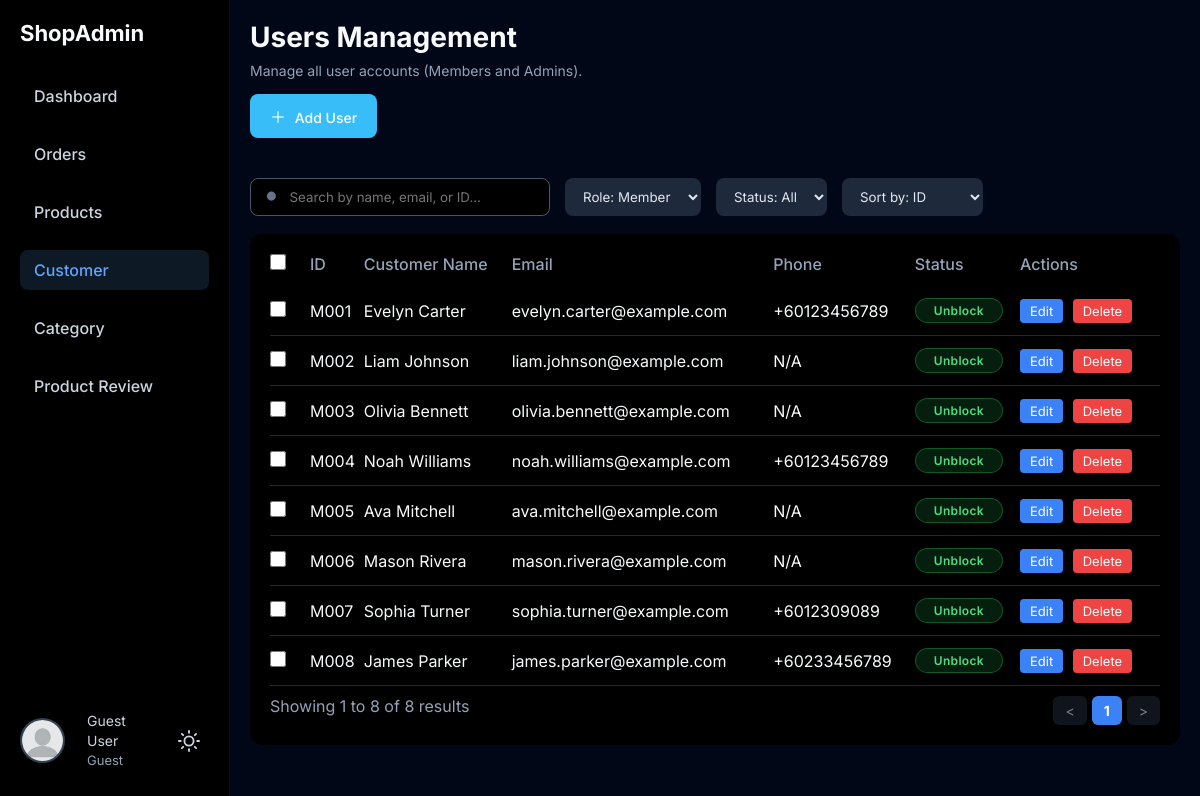
Page /pages/admin/adminCustomer.php on the earlier database version.
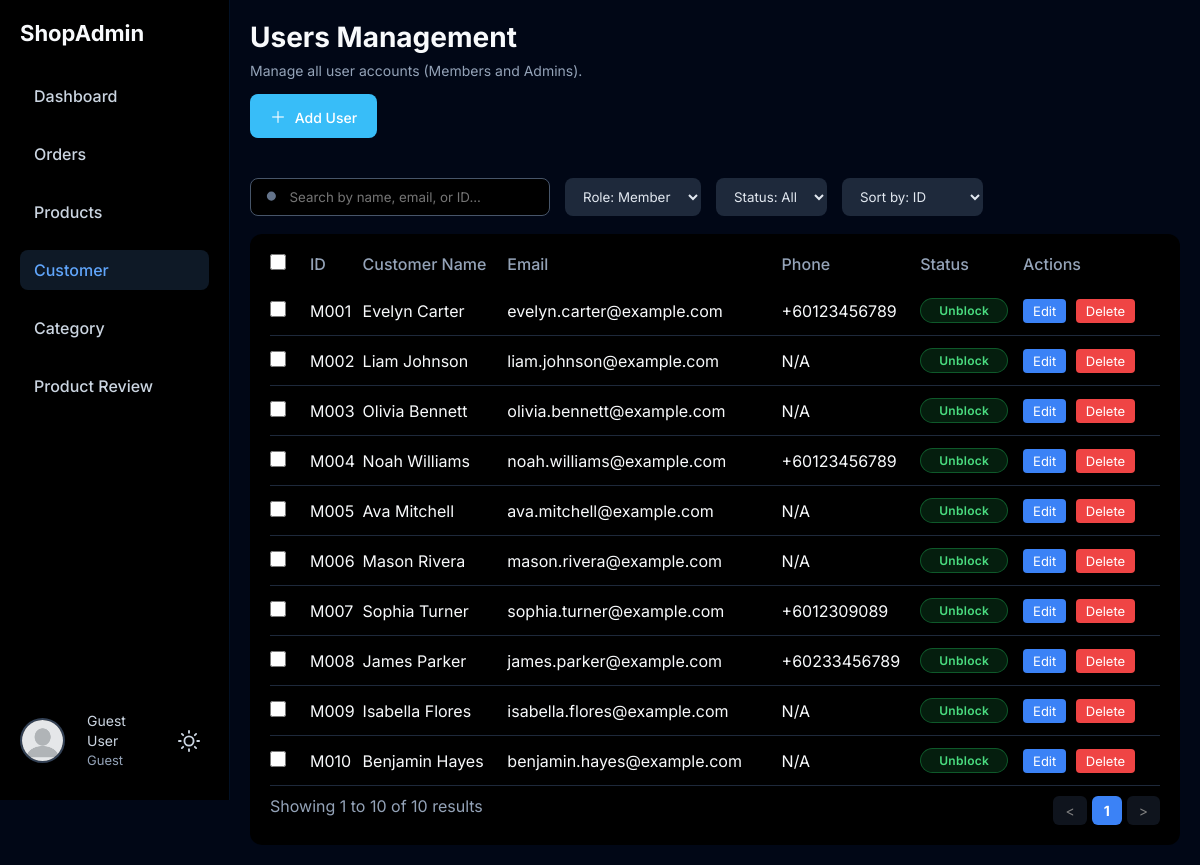
Same page on the later database version.
### tables this page shows
CREATE TABLE `userprofile` (
  `user_id` varchar(12) NOT NULL,
  `dob` date DEFAULT NULL,
  `contact_num` varchar(20) DEFAULT NULL,
  `gender` enum('Male','Female') DEFAULT NULL
);

CREATE TABLE `users` (
  `user_id` varchar(12) NOT NULL,
  `user_name` varchar(50) NOT NULL,
  `user_role` enum('Member','Admin') NOT NULL DEFAULT 'Member',
  `email` varchar(50) NOT NULL,
  `hash_password` varchar(255) NOT NULL,
  `account_status` enum('Unblock','Blocked','Unverify') NOT NULL DEFAULT 'Unblock'
);

### _base.php (called while the page is built, shortened)
<?php
$pathPrefix = (strpos($_SERVER['SCRIPT_NAME'], '/FixAndGo_Web') === 0) ? '/FixAndGo_Web' : '';
function get($key, $value = '')
{
    $value = $_GET[$key] ?? $value;
    return is_array($value) ? array_map('trim', $value) : trim($value);
}

### DAO/customer_dao.php (called while the page is built, shortened)
<?php
class CustomerDAO {
    public static function getAllCustomers($search = '', $status = '', $sortBy = 'user_id', $role = 'Member', $limit = null, $offset = 0) {
        global $_db;
        $query = "SELECT u.*, up.contact_num, up.dob, up.gender, a.address_one, a.state
                  FROM users u
                  LEFT JOIN userprofile up ON u.user_id = up.user_id
                  LEFT JOIN (
                    SELECT user_id, MIN(address_one) AS address_one, MIN(state) AS state
                    FROM address
                    GROUP BY user_id
                ) a ON u.user_id = a.user_id
                  WHERE u.user_role = ?";
        $params = [$role];
        $allowedSort = ['user_id', 'user_name', 'account_status', 'email'];
        if ($sortBy == 'user_name' || $sortBy == 'email' || $sortBy == 'user_id') {
            $query .= " ORDER BY u.$sortBy ASC";
        } else {
            $query .= " ORDER BY u.$sortBy DESC";
        }
        if (is_numeric($limit) && $limit > 0) {
            $query .= " LIMIT ? OFFSET ?";
            $params[] = (int)$limit;
            $params[] = (int)$offset;
        }
        $stmt = $_db->prepare($query);
        $stmt->execute($params);
        return $stmt->fetchAll();
    }
    public static function getTotalCount($search = '', $status = '', $role = 'Member') {
        global $_db;
        $query = "SELECT COUNT(DISTINCT u.user_id) AS total
                FROM users u
                LEFT JOIN userprofile up ON u.user_id = up.user_id
                WHERE u.user_role = ?";
        $params = [$role];
        $stmt = $_db->prepare($query);
        $stmt->execute($params);
        return (int) $stmt->fetch()->total;
    }
}
?>

### pages/admin/adminCustomer.php (the view, shortened to what this page needs)
<?php
require_once __DIR__ . '/../../_base.php';
$search = get('search');
$status = get('status', 'All');
$sortBy = get('sort', 'user_id');
$roleFilter = get('role', 'Member');
$limit = 13;
$page = (int)get('page', 1);
$offset = ($page - 1) * $limit;
$startNum = $offset + 1;
$queryParams = http_build_query([
    'search' => $search,
    'status' => $status,
    'sort'   => $sortBy,
    'role'   => $roleFilter,
    'page'   => $page
]);
$totalCustomers = CustomerDAO::getTotalCount($search, $status, $roleFilter);
$totalPages = ceil($totalCustomers / $limit);
$customers = CustomerDAO::getAllCustomers($search, $status, $sortBy, $roleFilter, $limit, $offset);
if ($totalCustomers == 0) {
    $startNum = 0;
    $endNum = 0;
} else {
    $startNum = $offset + 1;
    $endNum = min($offset + count($customers), $totalCustomers);
}
$selectedCustomer = null;
include 'adminHeader.php';
?>
<link rel="stylesheet" href="../../css/adminCustomer.css">
<div class="customers-page">
    <div class="customers-header">
        <div>
            <h1>Users Management</h1>
            <p>Manage all user accounts (Members and Admins).</p>
            <button class="add-btn" onclick="showAddModal()">
                <span>＋</span> Add User
            </button>
        </div>
    </div>
    <div class="customers-content">
        <div class="left-section">
            <form method="GET" action="adminCustomer.php" class="customer-toolbar">
                <div class="search-box">
                    <svg width="16" height="16" fill="#64748b" viewBox="0 0 24 24">
                        <path d="M21 21l-4.35-4.35M10.5 18a7.5 7.5 0 1 1 0-15 7.5 7.5 0 0 1 0 15z"/>
                    </svg>
                    <input type="text" name="search" placeholder="Search by name, email, or ID..."
                           value="<?= htmlspecialchars($search) ?>">
                </div>
                <select name="role" class="filter-select" onchange="this.form.submit()">
                    <option value="Member" <?= $roleFilter == 'Member' ? 'selected' : '' ?>>Role: Member</option>
                </select>
                <select name="status" class="filter-select" onchange="this.form.submit()">
                    <option value="All" <?= $status == 'All' ? 'selected' : '' ?>>Status: All</option>
                </select>
                <select name="sort" class="sort-select" onchange="this.form.submit()">
                    <option value="user_id" <?= $sortBy == 'user_id' ? 'selected' : '' ?>>Sort by: ID</option>
                </select>
            </form>
            <div class="customer-table-container">
                <table class="customer-table">
                    <thead>
                        <tr>
                            <th style="width: 40px;">
                                <input type="checkbox" id="selectAll" onchange="toggleSelectAll()">
                            </th>
                            <th>ID</th>
                            <th>Customer Name</th>
                            <th>Email</th>
                            <th>Phone</th>
                            <th>Status</th>
                            <th>Actions</th>
                        </tr>
                    </thead>
                    <tbody>
                        <?php if (empty($customers)): ?>
                            <tr>
                                <td colspan="7" style="text-align: center; padding: 30px;">
                                    No customers found
                                </td>
                            </tr>
                        <?php else: ?>
                            <?php foreach ($customers as $customer): ?>
                            <tr class="<?= ($selectedCustomer && $selectedCustomer->user_id == $customer->user_id) ? 'selected' : '' ?>">
                                <td onclick="event.stopPropagation();">
                                    <input type="checkbox" class="user-checkbox"
                                           value="<?= htmlspecialchars($customer->user_id) ?>"
                                           onchange="updateBulkDeleteBtn()">
                                </td>
                                <td onclick="window.location.href='?edit=<?= $customer->user_id ?>&<?= $queryParams ?>'"
                                    style="cursor: pointer;">
                                    <?= htmlspecialchars($customer->user_id) ?>
                                </td>
                                <td onclick="window.location.href='?edit=<?= $customer->user_id ?>&<?= $queryParams ?>'"
                                    style="cursor: pointer;"
                                    class="<?= ($selectedCustomer && $selectedCustomer->user_id == $customer->user_id) ? 'highlight' : '' ?>">
                                    <?= htmlspecialchars($customer->user_name) ?>
                                </td>
                                <td onclick="window.location.href='?edit=<?= $customer->user_id ?>&<?= $queryParams ?>'"
                                    style="cursor: pointer;">
                                    <?= htmlspecialchars($customer->email) ?>
                                </td>
                                <td onclick="window.location.href='?edit=<?= $customer->user_id ?>&<?= $queryParams ?>'"
                                    style="cursor: pointer;">
                                    <?= htmlspecialchars($customer->contact_num ?? 'N/A') ?>
                                </td>
                                <td onclick="window.location.href='?edit=<?= $customer->user_id ?>&<?= $queryParams ?>'"
                                    style="cursor: pointer;">
                                    <?php
                                    $statusClass = strtolower($customer->account_status);
                                    if ($statusClass == 'unblock') $statusClass = 'active';
                                    ?>
                                    <span class="status <?= $statusClass ?>">
                                        <?= htmlspecialchars($customer->account_status) ?>
                                    </span>
                                </td>
                                <td onclick="event.stopPropagation();">
                                    <a href="?edit=<?= $customer->user_id ?>&<?= $queryParams ?>" class="btn-edit">Edit</a>
                                    <a href="?action=delete&id=<?= $customer->user_id ?>&<?= $queryParams ?>"
                                       onclick="return confirm('Are you sure you want to delete this customer?')"
                                       class="btn-delete">Delete</a>
                                </td>
                            </tr>
                            <?php endforeach; ?>
                        <?php endif; ?>
                    </tbody>
                </table>
                <div class="table-footer">
                    <p>Showing <?= $startNum ?> to <?= $endNum ?> of <?= $totalCustomers ?> results</p>
                    <div class="pagination">
                        <?php
                        $baseQueryParams = http_build_query([
                            'search' => $search,
                            'status' => $status,
                            'sort'   => $sortBy,
                            'role'   => $roleFilter,
                        ]);
                        ?>
                        <a href="?page=<?= max(1, $page - 1) ?>&<?= $baseQueryParams ?>"
                            class="pagination-btn <?= $page <= 1 ? 'disabled' : '' ?>">
                            &lt;
                        </a>
                        <?php for ($i = 1; $i <= $totalPages; $i++): ?>
                            <?php
                            $editParam = $selectedCustomer ? '&edit=' . $selectedCustomer->user_id : '';
                            ?>
                            <a href="?page=<?= $i ?>&<?= $baseQueryParams ?><?= $editParam ?>"
                                class="pagination-btn <?= $i == $page ? 'active' : '' ?>">
                                <?= $i ?>
                            </a>
                        <?php endfor; ?>
                        <a href="?page=<?= min($totalPages, $page + 1) ?>&<?= $baseQueryParams ?>"
                            class="pagination-btn <?= $page >= $totalPages ? 'disabled' : '' ?>">
                            &gt;
                        </a>
                    </div>
                </div>
            </div>
        </div>
    </div>
</div>
<?php include 'adminFooter.php'; ?>

### pages/admin/adminHeader.php (shortened to what this page needs)
<!DOCTYPE html>
<html lang="en">
<head>
    <link rel="stylesheet" href="../../css/admin.css">
    <link rel="stylesheet" href="https://cdnjs.cloudflare.com/ajax/libs/font-awesome/7.0.1/css/all.min.css">
</head>
<body>
    <div class="admin-layout">
        <?php include 'adminSidebar.php'; ?>
        <div class="admin-main">

### pages/admin/adminSidebar.php (shortened to what this page needs)
<?php
$currentUser = getCurrentUser();
if (!$currentUser) {
    $currentUser = (object)[
        'user_id' => null,
        'user_name' => 'Guest User',
        'user_role' => 'Guest'
    ];
}
$userProfilePic = $currentUser->user_id ? getUserProfilePicture($currentUser->user_id) : $pathPrefix . '/images/profile/default_profile_picture.webp';
?>
<div class="admin-sidebar">
    <h2 class="logo">ShopAdmin</h2>
    <ul class="menu">
        <li><a href="adminDashboard.php" class="<?= basename($_SERVER['PHP_SELF']) == 'adminDashboard.php' ? 'active' : '' ?>">Dashboard</a></li>
        <li><a href="admin-order.php" class="<?= basename($_SERVER['PHP_SELF']) == 'admin-order.php' ? 'active' : '' ?>">Orders</a></li>
        <li><a href="admin-product.php" class="<?= basename($_SERVER['PHP_SELF']) == 'admin-product.php' ? 'active' : '' ?>">Products</a></li>
        <li><a href="adminCustomer.php" class="<?= basename($_SERVER['PHP_SELF']) == 'adminCustomer.php' ? 'active' : '' ?>">Customer</a></li>
        <li><a href="admin-category.php" class="<?= basename($_SERVER['PHP_SELF']) == 'admin-add-category.php' ? 'active' : '' ?>">Category</a></li>
        <li><a href="admin-manage-review.php" class="<?= basename($_SERVER['PHP_SELF']) == 'admin-manage-review.php' ? 'active' : '' ?>">Product Review</a></li>
    </ul>
    <div class="sidebar-footer">
        <div class="footer-content">
            <img src="<?= htmlspecialchars($userProfilePic) ?>"
                class="avatar"
                alt="<?= htmlspecialchars($currentUser->user_name) ?>"
                width="45" height="45" style="width: 45px; height: 45px; object-fit: cover;"
                onerror="this.src='<?= $pathPrefix ?>/images/profile/default_profile_picture.webp'">
            <p class="admin-name">
                <?= htmlspecialchars($currentUser->user_name) ?><br>
                <span><?= htmlspecialchars($currentUser->user_role) ?></span>
            </p>
            <button id="themeToggle" class="theme-toggle" aria-label="Toggle theme">
            </button>
        </div>
    </div>
</div>

### pages/admin/adminFooter.php
        </div>
    </div>
</body>
</html>

### css/admin.css (style rules this page uses)
:root { --color-bg-body: #010716; --color-text-light: #e2e8f0; --color-profile-bg: #1e293b; --color-box-bg: rgba(0, 0, 0, 0.3); --color-sidebar-bg: #000000; --color-sidebar-border: #021024; --color-logo-text: #f8fafc; --color-menu-text: #cbd5e1; --color-menu-active: #60a5fa; --color-admin-name: #cbd5e1; --color-admin-name-muted: #94a3b8; --color-search-border: #475569; --color-search-bg: #000000; --color-search-text: #f1f5f9; --color-surface: #000000; --color-surface-muted: #020617; --color-border: #334155; --color-text-main: #f8fafc; --color-text-muted: #94a3b8; --color-accent: #38bdf8; --color-accent-soft: rgba(56, 189, 248, 0.15); }
* { margin: 0; padding: 0; box-sizing: border-box; font-family: Inter, sans-serif; }
body { background: var(--color-bg-body); color: var(--color-text-light); transition: background 0.3s ease, color 0.3s ease; }
.admin-layout { display: flex; min-height: 100vh; }
.admin-sidebar { display: flex; flex-direction: column; width: 230px; background: var(--color-sidebar-bg); padding: 20px; border-right: 1px solid var(--color-sidebar-border); height: 100vh; position: fixed; top: 0; left: 0; transition: background 0.3s ease, border-color 0.3s ease; }
.logo { font-size: 22px; font-weight: 700; margin-bottom: 30px; color: var(--color-logo-text); transition: color 0.3s ease; }
.menu { padding: 0; margin: 0; flex: 1; }
.menu li { list-style: none; margin-bottom: 18px; }
.menu a { display: block; padding: 10px 14px; border-radius: 8px; text-decoration: none; color: var(--color-menu-text); font-weight: 500; transition: background 0.2s, color 0.2s; }
.menu a.active { background: rgba(96, 165, 250, 0.15); color: var(--color-menu-active); }
.sidebar-footer { position: absolute; bottom: 30px; left: 20px; right: 20px; color: var(--color-admin-name); }
.footer-content { display: flex; align-items: center; gap: 12px; }
.sidebar-footer .avatar { width: 45px; height: 45px; border-radius: 50%; object-fit: cover; border: 2px solid #334155; flex-shrink: 0; }
.admin-name { font-size: 14px; color: var(--color-admin-name); transition: color 0.3s ease; flex: 1; line-height: 1.4; }
.admin-name span { font-size: 13px; color: var(--color-admin-name-muted); transition: color 0.3s ease; }
.theme-toggle { width: 40px; height: 40px; border-radius: 50%; border: none; background: transparent; color: var(--color-menu-text); cursor: pointer; display: flex; align-items: center; justify-content: center; transition: all 0.3s ease; flex-shrink: 0; }
body[data-theme="dark"] .theme-toggle .sun-icon { display: block; }
.admin-main { flex: 1; padding: 20px; margin-left: 230px; }
.search-box { width: 600px; max-width: 800px; padding: 10px; border-radius: 6px; border: 1px solid var(--color-search-border); background: var(--color-search-bg); color: var(--color-search-text); transition: all 0.3s ease; }
.avatar { width: 40px; height: 40px; border-radius: 50%; margin-right: 10px; object-fit: cover; }

Differences in the rows shown:
added users: user_id "M009", user_name "Isabella Flores", email "isabella.flores@example.com", contact_num "N/A", account_status "Unblock"
added users: user_id "M010", user_name "Benjamin Hayes", email "benjamin.hayes@example.com", contact_num "N/A", account_status "Unblock"
Other differences:
$endNum: "8" → "10"
$totalCustomers: "8" → "10"
